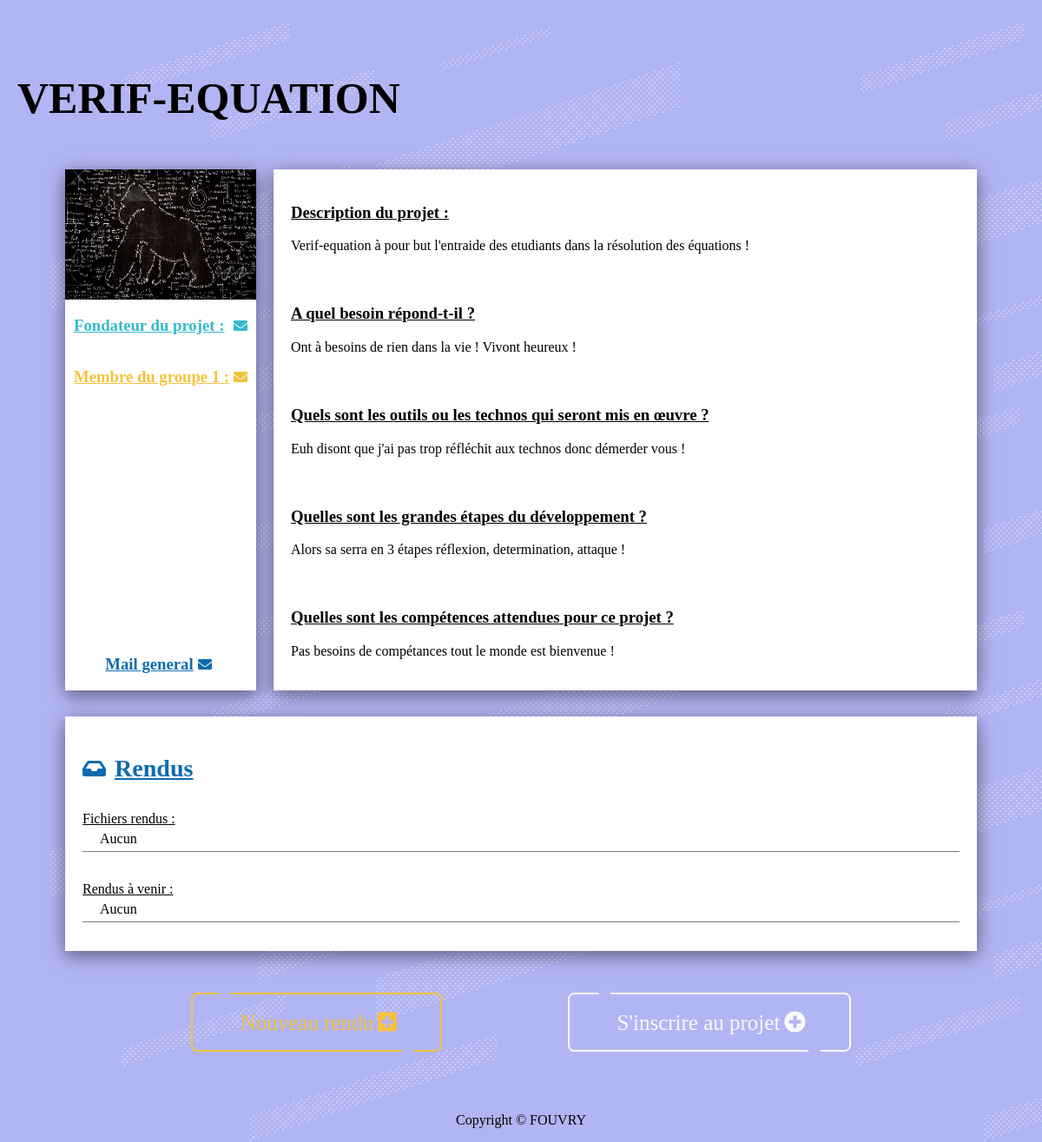
The app's page /aprenant/visu_projet.php?id=1 with its own data.
### tables this page shows
CREATE TABLE Projet(
   id_projet INT NOT NULL AUTO_INCREMENT,
   validation boolean NOT NULL,
   nom_projet VARCHAR(50) NOT NULL,
   url_img varchar(50) NOT NULL,
   id_createur INT NOT NULL,
   PRIMARY KEY(id_projet)
);

CREATE TABLE Description(
   id_description INT NOT NULL AUTO_INCREMENT,
   fichier_description VARCHAR(50),
   texte_description TEXT(5000),
   besoins TEXT(5000),
   technos TEXT(5000),
   etapes TEXT(5000),
   competances TEXT(5000),
   id_projet INT NOT NULL,
   PRIMARY KEY(id_description)
);

### includes/front/header.php (called while the page is built, shortened)
<?php include "entete.php";
?>

### aprenant/visu_projet.php (the view, shortened to what this page needs)
<?php include_once("../includes/front/header.php") ?>
<?php
    $id = $_GET['id'];
    $req1 = $db->prepare("SELECT id_projet, nom_projet, id_createur, url_img FROM projet WHERE id_projet = ?");
    $exec = $req1->execute(array($id));
    $result1 = $req1->fetchAll();
    $req2 = $db->prepare("SELECT nom_participant, prenom_participant, promo, email FROM participant WHERE id_participant = ?");
    $exec = $req2->execute(array($result1[0]['id_createur']));
    $result2 = $req2->fetchAll();
    $req3 = $db->prepare("SELECT nom_participant, prenom_participant, promo, email FROM participant as  p INNER JOIN Groupe as g ON p.id_groupe = g.id_groupe INNER JOIN projet as pr ON g.id_projet = pr.id_projet WHERE pr.id_projet = ? AND p.id_participant != pr.id_createur");
    $result3 = $req3->fetchAll();
    $req4 = $db->prepare("SELECT texte_description, besoins, technos, etapes, competances  FROM description as  d INNER JOIN projet as p ON d.id_projet = p.id_projet WHERE d.id_projet = ?");
    $exec = $req4->execute(array($id));
    $result4 = $req4->fetchAll();
    $req5 = $db->prepare("SELECT titre_rendu, date_rendu FROM rendu WHERE id_rendu NOT IN (SELECT id_rendu FROM fichier GROUP BY id_rendu)");
    $result5 = $req5->fetchAll();
    $req6 = $db->prepare("SELECT id_rendu, titre_rendu FROM rendu WHERE id_rendu IN (SELECT id_rendu FROM fichier GROUP BY id_rendu)");
    $result6 = $req6->fetchAll();
?>
<div class="main-container-aprenant">
    <h1><?php echo $result1[0]['nom_projet']; ?></h1>
    <div class="projet">
        <div class="collumn">
            <div class="img-projet">
                <img src="<?php echo '../' . $result1[0]['url_img']?>" alt="">
            </div>
            <div class="groupes">
                <div class="fondateur">
                    <div class="row">
                        <h3>Fondateur du projet :</h3>
                        <a href="mailto:<?php echo $result2[0]['email']?>"><span><i class="fas fa-envelope"></i></span></a>
                    </div>
                </div>
                <div class="membres">
                    <div class="row">
                        <h3>Membre du groupe 1 :</h3>
                        <a href="mailto:<?php $email = ''; foreach ($result3 as $value){
                            $email = $email . ',' . $value['email'];} echo $email; ?>
                        "><span><i class="fas fa-envelope"></i></span></a>
                    </div>
                </div>
                <div class = "row right mail-general">
                    <a href="mailto:<?php $email = $result2[0]['email'] . ','; foreach ($result3 as $value){
                            $email = $email . ',' . $value['email'];} echo $email; ?>">
                        <h3>Mail general</h3>
                        <span><i class="fas fa-envelope"></i></span>
                    </a>
                </div>
            </div>
        </div>
        <div class="info-projet">
            <div>
                <h3>Description du projet :</h3>
                <p><?php echo $result4[0]['texte_description']?></p>
            </div>
            <div>
                <h3>A quel besoin répond-t-il ?</h3>
                <p><?php echo $result4[0]['besoins']?></p>
            </div>
            <div>
                <h3>Quels sont les outils ou les technos qui seront mis en œuvre ?</h3>
                <p><?php echo $result4[0]['technos']?></p>
            </div>
            <div>
                <h3>Quelles sont les grandes étapes du développement ?</h3>
                <p><?php echo $result4[0]['etapes']?></p>
            </div>
            <div>
                <h3>Quelles sont les compétences attendues pour ce projet ?</h3>
                <p><?php echo $result4[0]['competances']?></p>
            </div>
        </div>
        <div class="rendu">
            <div class="row rendu-titre">
                <span><i class="fas fa-inbox"></i></span>
                <h3>Rendus</h3>
            </div>
            <div>
                <span>Fichiers rendus :</span>
                    <?php $test = 0; foreach($result6 as $value) {?>
                        <div>
                            <span><?php echo $value['titre_rendu'] . ' '?> </span>
                        </div>
                    <?php $test = $test + 1;}
                        if($test == 0){
                            ?><div><span>Aucun</span></div>
                    <?php   }
                    ?>
            </div>
            <div>
                <span>Rendus à venir :</span>
                <?php $test = 0; foreach($result5 as $value) {?>
                        <div>
                            <span><?php echo 'Intitulé :  '. $value['titre_rendu'] ?></span>
                            <span><?php echo 'date limite : ' . $value['date_rendu'] . ' '?></span>
                        </div>
                    <?php $test = $test + 1;}
                        if($test == 0){
                            ?><div><span>Aucun</span></div>
                    <?php   }
                    ?>
            </div>
        </div>
        <div class="actions">
            <?php if($_SESSION['type'] = 'etudiant') { ?>
                 <div class="row">
                    <div class="new">
                        <a class="button" onclick="new_rendu_etudiant()"><span>Nouveau rendu</span><span><i class="fas fa-plus-square"></i></span></a>
                    </div>
                    <div class="incription">
                        <a class="button" onclick="inscription()"><span>S'inscrire au projet</span><span><i class="fas fa-plus-circle"></i></span></a>
                    </div>
                </div>
            <?php }?>
        </div>
    </div>
</div>
<?php include_once("../includes/front/footer.php") ?>

### includes/front/entete.php (shortened to what this page needs)
<html lang="FR-fr">
<head>
	<link rel="stylesheet" href="../../assets/css/style.css">
</head>
<body onload="loadFunction()">

### includes/front/footer.php (shortened to what this page needs)
<?php if($_SESSION['type'] == "etudiant"){ ?>
    <footer>
        <span> Copyright &copy; FOUVRY</span>
    </footer>
<?php }; include_once('fin.php'); ?>

### includes/front/fin.php (shortened to what this page needs)
</body >
</html>

### assets/css/style.css (style rules this page uses)
body { margin: 0; padding: 0; overflow-x: hidden; position: relative; }
footer { width: 100%; height: 50px; display: flex; justify-content: center; align-items: center; background: transparent; }
h1 { font-size: 50px; text-transform: uppercase; }
img { width: 100%; height: 100%; }
.row { display: flex; flex-direction: row; }
.button { text-decoration: none; color: #FAFAFA; border: 2px solid #FAFAFA; position: relative; display: inline-block; padding: 0.75em 2em; border-radius: 0.3em; font-size: 25px; cursor: pointer; background: transparent; transition: background-color 0.5s ease-in-out; position: relative; }
.button::before, .button::after { content: ""; background-color: #b2b5f3; height: 4px; width: 14px; position: absolute; transform: skewX(50deg); transition: .4s ease-in-out; }
.button::before { top: -4px; left: 10%; }
.button::after { bottom: -4px; right: 10%; }
body { background-image: url(../img/fonts.png); background-repeat: repeat; }
.main-container-aprenant { padding-top: 50px; width: 100%; }
.main-container-aprenant > h1 { padding-left: 20px; }
.projet { width: calc(100% - 100px); height: auto; display: flex; flex-wrap: wrap; padding: 20px 50px 20px 50px; align-items: center; justify-content: center; }
.collumn { display: flex; flex-direction: column; justify-content: space-between; width: 20%; height: 600px; margin-right: 20px; }
.img-projet { height: 150px; width: 100%; background-color: #FFF; box-shadow: 0 5px 20px rgba(0, 0, 0, 0.5); }
.groupes { height: 450px; width: calc(100% - 20px); background-color: #FFF; box-shadow: 0 5px 20px rgba(0, 0, 0, 0.5); padding: 0px 10px 0px 10px; position: relative; }
.groupes h3 { text-decoration: underline; }
.info-projet { width: 70%; height: calc(600px - 40px); background-color: #FFF; box-shadow: 0 5px 20px rgba(0, 0, 0, 0.5); padding: 20px 20px 20px 20px; display: flex; flex-direction: column; justify-content: space-between; }
.info-projet > div > h3 { text-decoration: underline; }
.actions { background: transparent; width: calc(90% + 60px); height: 100px; margin-top: 30px; padding-bottom: 20px; display: flex; flex-direction: column; justify-content: space-evenly; align-items: center; flex-wrap: wrap; }
.actions .row:nth-child(1) { width: 100%; justify-content: space-evenly; }
.groupes .row { margin-bottom: 0; align-items: center; justify-content: space-between; }
.actions div { height: 80%; align-items: center; }
.actions span { align-items: center; justify-content: center; margin-left: 5px; }
.actions a { height: calc(100% - 1.5em); }
.new a { border: 2px solid #f6c23e; color: #f6c23e; }
.actions a::after, .actions a::before { background: #b2b5f3; }
.fondateur { color: #36b9cc; }
.fondateur span { color: #36b9cc; }
.membres { color: #f6c23e; }
.membres span { color: #f6c23e; }
.mail-general { position: absolute; width: calc(100% - 5px); padding-right: 5px; bottom: 0px; left: 0; justify-content: center !important; color: #0c6cae; }
.mail-general > a { display: flex; text-decoration: none; align-items: center; color: #0c6cae; }
.mail-general > a > span { color: #0c6cae; margin-left: 5px; }
.rendu { background: #FFF; box-shadow: 0 5px 20px rgba(0, 0, 0, 0.5); width: calc(90% + 20px); height: 250px; margin-top: 30px; display: flex; flex-direction: column; justify-content: space-evenly; padding-left: 20px; padding-right: 20px; padding-top: 20px; flex-wrap: wrap; }
.rendu-titre { align-items: center; color: #0c6cae; text-decoration: underline; font-size: 1.5em; }
.rendu-titre > h3 { padding-left: 10px; margin: 0; }
.rendu > div { margin-bottom: 10px; }
.rendu > div > span { text-decoration: underline; }
.rendu > div > div { padding-left: 20px; padding-top: 5px; padding-bottom: 5px; padding-right: 200px; display: flex; justify-content: space-between; border-bottom: 1px solid grey; }

### records on screen
projet: nom_projet "VERIF-EQUATION", url_img (picture)
description: texte_description "Verif-equation à pour but l'entraide des etudiants dans la résolution des équations !", besoins "Ont à besoins de rien dans la vie ! Vivont heureux !", technos "Euh disont que j'ai pas trop réfléchit aux technos donc démerder vous !", etapes "Alors sa serra en 3 étapes réflexion, determination, attaque !", competances "Pas besoins de compétances tout le monde est bienvenue !"
